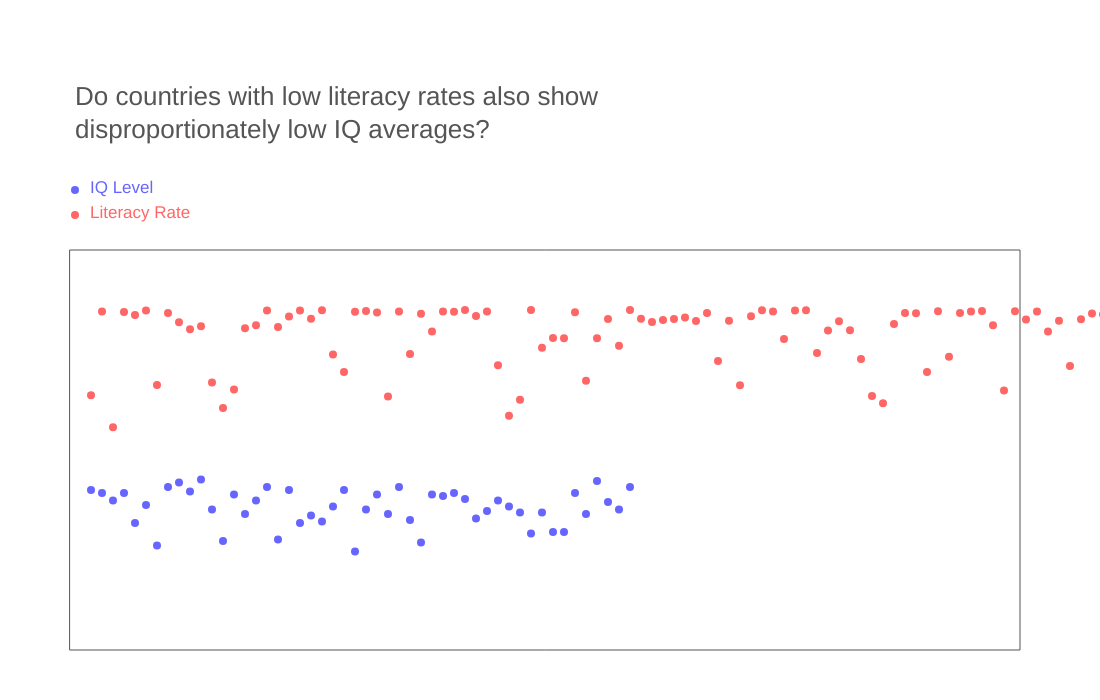
Frame 1 (no input)
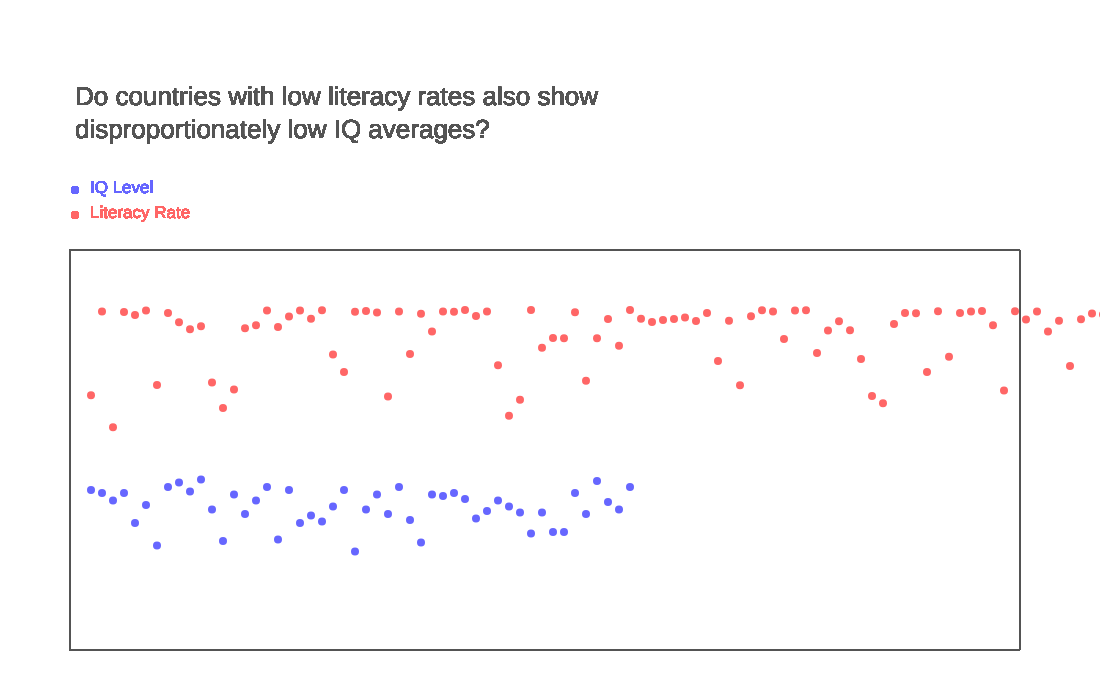
Frame 60 (no input)
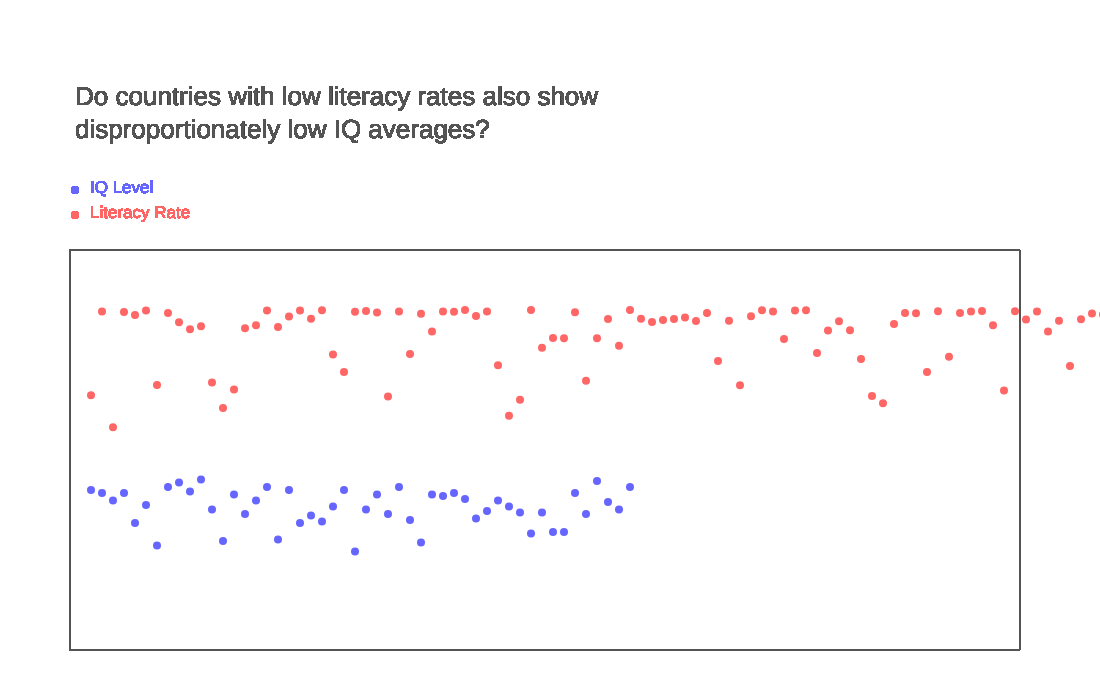
Frame 120 (the mouse pressed at the canvas centre since frame 60)

The p5.js sketch that drew these frames (run headless with seeded random() and noise() and a simulated clock; from frame 60 on, the mouse is pressed at the canvas centre):

// p5.js sketch
// ── sketch.js
//  PIE_DATA = {"data": [["Other", 0.0]], "title": "Education > Average IQ, 2002"};
  IQ_DATA = {"data": {"BE": 100.0, "FR": 98.0, "BG": 93.0, "DK": 98.0, "BB": 78.0, "HR": 90.0, "ET": 63.0, "DE": 102.0, "JP": 105.0, "HU": 99.0, "HK": 107.0, "BR": 87.0, "GN": 66.0, "FI": 97.0, "FJ": 84.0, "GR": 93.0, "NL": 102.0, "NG": 67.0, "NZ": 100.0, "NP": 78.0, "EG": 83.0, "GT": 79.0, "CO": 89.0, "CN": 100.0, "GQ": 59.0, "IQ": 87.0, "CA": 97.0, "IR": 84.0, "IT": 102.0, "EC": 80.0, "CD": 65.0, "CZ": 97.0, "AR": 96.0, "AU": 98.0, "IL": 94.0, "IN": 81.0, "LB": 86.0, "IE": 93.0, "ID": 89.0, "CU": 85.0, "GH": 71.0, "MA": 85.0, "KE": 72.0, "JM": 72.0, "MN": 98.0, "MH": 84.0, "KR": 106.0, "MY": 92.0, "MX": 87.0, "AT": 102.0}};
  STAT_DIGITS = 2;
  STAT_PREFIX = '';
  STAT_POSTFIX = '';

  
//  PIE_DATA = {"data": [["Other", 0.0]], "title": "Education > Literacy > Total population, 2011"};
  LIT_DATA = {"data": {"BD": 43.1, "BE": 99.0, "BF": 21.8, "BG": 98.6, "BA": 96.7, "BB": 99.7, "WF": 50.0, "BM": 98.0, "BN": 91.8, "BO": 87.2, "BH": 89.1, "BI": 51.6, "BJ": 34.7, "BT": 47.0, "JM": 87.9, "JO": 89.9, "WS": 99.7, "BR": 88.6, "BS": 95.6, "BY": 99.6, "BZ": 94.1, "LV": 99.8, "RW": 70.4, "TL": 58.6, "TM": 98.8, "TJ": 99.4, "RO": 98.4, "GW": 42.4, "GU": 99.0, "GT": 70.6, "GR": 97.5, "GQ": 85.7, "JP": 99.0, "GY": 98.8, "GE": 100.0, "GD": 96.0, "GB": 99.0, "GA": 63.2, "GN": 29.5, "GM": 40.1, "GL": 100.0, "GH": 74.8, "OM": 81.4, "BW": 81.2, "HR": 98.5, "HT": 52.9, "SV": 81.1, "HK": 94.0, "HN": 76.2, "AD": 100.0, "PR": 94.1, "PW": 92.0, "PT": 93.3, "PY": 94.0, "AI": 95.0, "PA": 92.6, "PF": 98.0, "PG": 66.0, "PE": 92.9, "PK": 49.9, "PH": 95.9, "PL": 99.8, "PM": 99.0, "ZM": 80.6, "RU": 99.6, "EE": 99.8, "EG": 71.4, "ZA": 86.4, "EC": 92.5, "AL": 86.5, "AO": 67.4, "ET": 42.7, "SO": 37.8, "ZW": 90.7, "KY": 98.0, "ES": 97.9, "ER": 58.6, "MD": 99.1, "MG": 68.9, "UY": 98.0, "MC": 99.0, "UZ": 99.3, "MM": 89.9, "ML": 46.4, "MN": 99.1, "MH": 93.7, "US": 99.0, "MU": 85.6, "MT": 92.8, "MW": 62.7, "MV": 93.8, "MQ": 97.7, "MP": 97.0, "MS": 97.0, "MR": 41.7, "UG": 69.9, "MY": 88.9, "MX": 86.1, "IL": 97.1, "FR": 99.0, "MA": 52.3, "FI": 100.0, "FJ": 93.7, "FM": 89.0, "NI": 67.5, "NL": 99.0, "NO": 100.0, "NA": 84.0, "VU": 74.0, "NC": 96.2, "NE": 28.7, "NG": 68.0, "NZ": 99.0, "NP": 45.2, "NU": 95.0, "CK": 95.0, "CI": 50.9, "CH": 99.0, "CO": 90.4, "CN": 91.6, "CM": 79.0, "CL": 96.2, "CA": 99.0, "CF": 51.0, "CD": 65.5, "CZ": 99.0, "CY": 97.6, "CR": 96.0, "HU": 99.4, "CV": 76.6, "CU": 97.0, "SZ": 81.6, "SY": 79.6, "KG": 98.7, "KE": 85.1, "SR": 89.6, "KH": 73.6, "KN": 97.8, "KM": 56.5, "ST": 84.9, "SK": 99.6, "KR": 98.1, "SI": 99.7, "KP": 99.0, "KW": 93.3, "SN": 40.2, "SM": 96.0, "SL": 35.1, "SC": 91.9, "KZ": 99.5, "SA": 78.8, "SG": 93.2, "SE": 99.0, "SD": 61.1, "DO": 84.7, "DM": 94.0, "DJ": 67.9, "DK": 99.0, "DE": 99.0, "YE": 50.2, "DZ": 70.0, "LB": 87.4, "LC": 90.1, "LA": 73.0, "TW": 96.1, "TT": 98.6, "TR": 87.4, "LK": 92.3, "LI": 100.0, "TN": 74.3, "TO": 98.9, "LT": 99.6, "LU": 100.0, "LR": 57.5, "LS": 84.8, "TH": 96.0, "TG": 60.9, "TD": 47.5, "TC": 98.0, "LY": 82.6, "VA": 100.0, "VC": 96.0, "AE": 77.9, "VE": 93.4, "AG": 85.8, "AF": 28.1, "IQ": 40.4, "IS": 99.0, "IR": 79.4, "AM": 98.6, "IT": 98.6, "VN": 94.0, "AS": 97.0, "AR": 97.1, "AU": 99.0, "AT": 98.0, "AW": 97.3, "IN": 59.5, "TZ": 78.2, "AZ": 98.8, "IE": 99.0, "ID": 90.4, "UA": 99.7, "QA": 89.0, "MZ": 47.8}};
  STAT_DIGITS = 2;
  STAT_PREFIX = '';
  STAT_POSTFIX = '%';
  
function setup() {
  createCanvas(1100,700)
  noStroke()
  
  var spacing=80
  for (entry in IQ_DATA.data) {
    var IQ_pointHeight=height-(IQ_DATA.data[entry]*1.5+60);
    spacing+=11
    
    fill('#66f')
    ellipse(spacing, IQ_pointHeight, 8, 8)
  }
 
  var spacing=80
  for (entry in LIT_DATA.data) {
    var LIT_pointHeight=height-(LIT_DATA.data[entry]*1.5+240);
    spacing+=11
    
    fill('#f66')
    ellipse(spacing, LIT_pointHeight, 8, 8)
  }
}

function draw(){
//TITLE
  noStroke()
  textSize(26)
  fill('#555')
  text("Do countries with low literacy rates also show disproportionately low IQ averages?",75,85,600,200)
  
//KEY
  textSize(17)
  fill('#66f')
  text("IQ Level",90,180,500,200)
  ellipse(75,190,8,8)
  fill('#f66')
  text("Literacy Rate",90,205,500,200)
  ellipse(75,215,8,8)
  
//GRAPH
  noFill()
  stroke('#555')
  rect(70,250,950,400)
}
// ── constants.js
//  PIE_DATA = {"data": [["Other", 0.0]], "title": "Education > Average IQ, 2002"};
var  IQ_DATA_OG = {"data": {"BE": 100.0, "FR": 98.0, "BG": 93.0, "DK": 98.0, "BB": 78.0, "HR": 90.0, "ET": 63.0, "DE": 102.0, "JP": 105.0, "HU": 99.0, "HK": 107.0, "BR": 87.0, "GN": 66.0, "FI": 97.0, "FJ": 84.0, "GR": 93.0, "NL": 102.0, "NG": 67.0, "NZ": 100.0, "NP": 78.0, "EG": 83.0, "GT": 79.0, "CO": 89.0, "CN": 100.0, "GQ": 59.0, "IQ": 87.0, "CA": 97.0, "IR": 84.0, "IT": 102.0, "EC": 80.0, "CD": 65.0, "CZ": 97.0, "AR": 96.0, "AU": 98.0, "IL": 94.0, "IN": 81.0, "LB": 86.0, "IE": 93.0, "ID": 89.0, "CU": 85.0, "GH": 71.0, "MA": 85.0, "KE": 72.0, "JM": 72.0, "MN": 98.0, "MH": 84.0, "KR": 106.0, "MY": 92.0, "MX": 87.0, "AT": 102.0}};
  STAT_DIGITS = 2;
  STAT_PREFIX = '';
  STAT_POSTFIX = '';

//  PIE_DATA = {"data": [["Other", 0.0]], "title": "Education > Literacy > Total population, 2011"};
var  LIT_DATA_OG = {"data": {"BD": 43.1, "BE": 99.0, "BF": 21.8, "BG": 98.6, "BA": 96.7, "BB": 99.7, "WF": 50.0, "BM": 98.0, "BN": 91.8, "BO": 87.2, "BH": 89.1, "BI": 51.6, "BJ": 34.7, "BT": 47.0, "JM": 87.9, "JO": 89.9, "WS": 99.7, "BR": 88.6, "BS": 95.6, "BY": 99.6, "BZ": 94.1, "LV": 99.8, "RW": 70.4, "TL": 58.6, "TM": 98.8, "TJ": 99.4, "RO": 98.4, "GW": 42.4, "GU": 99.0, "GT": 70.6, "GR": 97.5, "GQ": 85.7, "JP": 99.0, "GY": 98.8, "GE": 100.0, "GD": 96.0, "GB": 99.0, "GA": 63.2, "GN": 29.5, "GM": 40.1, "GL": 100.0, "GH": 74.8, "OM": 81.4, "BW": 81.2, "HR": 98.5, "HT": 52.9, "SV": 81.1, "HK": 94.0, "HN": 76.2, "AD": 100.0, "PR": 94.1, "PW": 92.0, "PT": 93.3, "PY": 94.0, "AI": 95.0, "PA": 92.6, "PF": 98.0, "PG": 66.0, "PE": 92.9, "PK": 49.9, "PH": 95.9, "PL": 99.8, "PM": 99.0, "ZM": 80.6, "RU": 99.6, "EE": 99.8, "EG": 71.4, "ZA": 86.4, "EC": 92.5, "AL": 86.5, "AO": 67.4, "ET": 42.7, "SO": 37.8, "ZW": 90.7, "KY": 98.0, "ES": 97.9, "ER": 58.6, "MD": 99.1, "MG": 68.9, "UY": 98.0, "MC": 99.0, "UZ": 99.3, "MM": 89.9, "ML": 46.4, "MN": 99.1, "MH": 93.7, "US": 99.0, "MU": 85.6, "MT": 92.8, "MW": 62.7, "MV": 93.8, "MQ": 97.7, "MP": 97.0, "MS": 97.0, "MR": 41.7, "UG": 69.9, "MY": 88.9, "MX": 86.1, "IL": 97.1, "FR": 99.0, "MA": 52.3, "FI": 100.0, "FJ": 93.7, "FM": 89.0, "NI": 67.5, "NL": 99.0, "NO": 100.0, "NA": 84.0, "VU": 74.0, "NC": 96.2, "NE": 28.7, "NG": 68.0, "NZ": 99.0, "NP": 45.2, "NU": 95.0, "CK": 95.0, "CI": 50.9, "CH": 99.0, "CO": 90.4, "CN": 91.6, "CM": 79.0, "CL": 96.2, "CA": 99.0, "CF": 51.0, "CD": 65.5, "CZ": 99.0, "CY": 97.6, "CR": 96.0, "HU": 99.4, "CV": 76.6, "CU": 97.0, "SZ": 81.6, "SY": 79.6, "KG": 98.7, "KE": 85.1, "SR": 89.6, "KH": 73.6, "KN": 97.8, "KM": 56.5, "ST": 84.9, "SK": 99.6, "KR": 98.1, "SI": 99.7, "KP": 99.0, "KW": 93.3, "SN": 40.2, "SM": 96.0, "SL": 35.1, "SC": 91.9, "KZ": 99.5, "SA": 78.8, "SG": 93.2, "SE": 99.0, "SD": 61.1, "DO": 84.7, "DM": 94.0, "DJ": 67.9, "DK": 99.0, "DE": 99.0, "YE": 50.2, "DZ": 70.0, "LB": 87.4, "LC": 90.1, "LA": 73.0, "TW": 96.1, "TT": 98.6, "TR": 87.4, "LK": 92.3, "LI": 100.0, "TN": 74.3, "TO": 98.9, "LT": 99.6, "LU": 100.0, "LR": 57.5, "LS": 84.8, "TH": 96.0, "TG": 60.9, "TD": 47.5, "TC": 98.0, "LY": 82.6, "VA": 100.0, "VC": 96.0, "AE": 77.9, "VE": 93.4, "AG": 85.8, "AF": 28.1, "IQ": 40.4, "IS": 99.0, "IR": 79.4, "AM": 98.6, "IT": 98.6, "VN": 94.0, "AS": 97.0, "AR": 97.1, "AU": 99.0, "AT": 98.0, "AW": 97.3, "IN": 59.5, "TZ": 78.2, "AZ": 98.8, "IE": 99.0, "ID": 90.4, "UA": 99.7, "QA": 89.0, "MZ": 47.8}};
  STAT_DIGITS = 2;
  STAT_PREFIX = '';
  STAT_POSTFIX = '%';

  IQ_DATA = [] 
  LIT_DATA =[]
  COUNTRIES = []

  COUNTRY_CODES=[
  "Belgium",
  "France",
  "Bulgaria",
  "Denmark",
  "Barbados",
  "Croatia",
  "Ethiopia",
  "Germany",
  "Japan",
  "Hungary",
  "Hong Kong",
  "Brazil",
  "Guinea",
  "Finland",
  "Fiji",
  "Greece",
  "Netherlands",
  "Nigeria",
  "New Zealand",
  "Nepal",
  "Egypt",
  "Guatemala",
  "Colombia",
  "China",
  "Equatorial Guinea",
  "Iraq",
  "Canada",
  "Iran",
  "Italy",
  "Ecuador",
  "Democratic Republic of the Congo",
  "Czech Republic",
  "Argentina",
  "Australia",
  "Israel",
  "India",
  "Lebanon",
  "Republic of Ireland",
  "Indonesia",
  "Cuba",
  "Ghana",
  "Morocco",
  "Kenya",
  "Jamaica",
  "Mongolia",
  "Marshall Islands",
  "South Korea",
  "Malaysia",
  "Mexico",
  "Austria"
]
  

//A function that sorts literacy rates from low to high

//http://p5js.org/reference/#/p5/sort
//http://stackoverflow.com/questions/3423394/algorithm-of-javascript-sort-function

//var sort)
// sort=function(){
//   for(entry1 in LIT_DATA_OG.data){
//     for(entry2 in LIT_DATA_OG.data){
//       if(LIT_DATA_OG.data[entry2]<=LIT_DATA_OG.data[entry1]){
//         temp = entry1
//         entry1 = entry2
//         entry2 = temp
        
//         temp = LIT_DATA_OG.data[entry1]
//         LIT_DATA_OG.data[entry1] = LIT_DATA_OG.data[entry2]
//         LIT_DATA_OG.data[entry2] = temp
//       }
//     }
//      console.log(entry1)
//   }
// }
// sort(LIT_DATA_OG.data)
//console.log(LIT_DATA_OG.data)


//A function that looks for pairs of strings...
//then puts the corresponding data into a 3 arrays...
//one for IQ values, one for literacy calues, one for country names

var hit = false;
var compare
